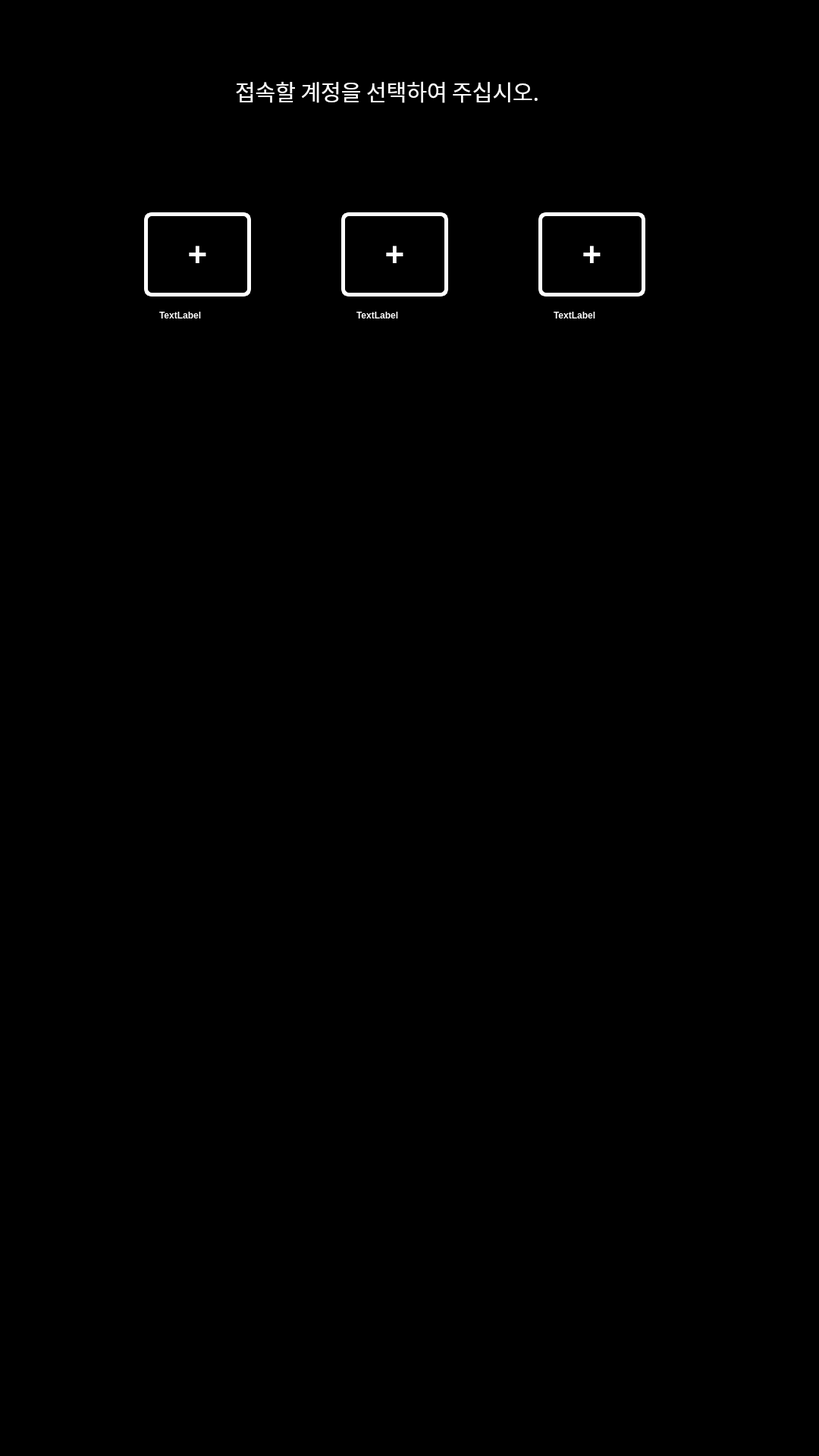
<?xml version="1.0" encoding="UTF-8"?>
<ui version="4.0">
 <class>MainWindow</class>
 <widget class="QMainWindow" name="MainWindow">
  <property name="geometry">
   <rect>
    <x>0</x>
    <y>0</y>
    <width>1080</width>
    <height>1920</height>
   </rect>
  </property>
  <property name="palette">
   <palette>
    <active>
     <colorrole role="Base">
      <brush brushstyle="SolidPattern">
       <color alpha="255">
        <red>255</red>
        <green>255</green>
        <blue>255</blue>
       </color>
      </brush>
     </colorrole>
     <colorrole role="Window">
      <brush brushstyle="SolidPattern">
       <color alpha="255">
        <red>0</red>
        <green>0</green>
        <blue>0</blue>
       </color>
      </brush>
     </colorrole>
    </active>
    <inactive>
     <colorrole role="Base">
      <brush brushstyle="SolidPattern">
       <color alpha="255">
        <red>255</red>
        <green>255</green>
        <blue>255</blue>
       </color>
      </brush>
     </colorrole>
     <colorrole role="Window">
      <brush brushstyle="SolidPattern">
       <color alpha="255">
        <red>0</red>
        <green>0</green>
        <blue>0</blue>
       </color>
      </brush>
     </colorrole>
    </inactive>
    <disabled>
     <colorrole role="Base">
      <brush brushstyle="SolidPattern">
       <color alpha="255">
        <red>0</red>
        <green>0</green>
        <blue>0</blue>
       </color>
      </brush>
     </colorrole>
     <colorrole role="Window">
      <brush brushstyle="SolidPattern">
       <color alpha="255">
        <red>0</red>
        <green>0</green>
        <blue>0</blue>
       </color>
      </brush>
     </colorrole>
    </disabled>
   </palette>
  </property>
  <property name="windowTitle">
   <string>Dialog</string>
  </property>
  <widget class="QWidget" name="mainpage">
   <widget class="QWidget" name="page1" native="true">
    <property name="geometry">
     <rect>
      <x>0</x>
      <y>0</y>
      <width>1080</width>
      <height>1920</height>
     </rect>
    </property>
    <widget class="QPushButton" name="pushButton">
     <property name="geometry">
      <rect>
       <x>190</x>
       <y>280</y>
       <width>141</width>
       <height>111</height>
      </rect>
     </property>
     <property name="styleSheet">
      <string notr="true">color: white;
background-color: black;
border: 5px solid white;
font-size: 44px;
font-weight: bold;
border-radius: 10px;
</string>
     </property>
     <property name="text">
      <string>+</string>
     </property>
    </widget>
    <widget class="QPushButton" name="pushButton_2">
     <property name="geometry">
      <rect>
       <x>450</x>
       <y>280</y>
       <width>141</width>
       <height>111</height>
      </rect>
     </property>
     <property name="styleSheet">
      <string notr="true">color: white;
background-color: black;
border: 5px solid white;
font-size: 44px;
font-weight: bold;
border-radius: 10px;
</string>
     </property>
     <property name="text">
      <string>+</string>
     </property>
    </widget>
    <widget class="QPushButton" name="pushButton_3">
     <property name="geometry">
      <rect>
       <x>710</x>
       <y>280</y>
       <width>141</width>
       <height>111</height>
      </rect>
     </property>
     <property name="styleSheet">
      <string notr="true">color: white;
background-color: black;
border: 5px solid white;
font-size: 44px;
font-weight: bold;
border-radius: 10px;
</string>
     </property>
     <property name="text">
      <string>+</string>
     </property>
    </widget>
    <widget class="QLabel" name="label">
     <property name="geometry">
      <rect>
       <x>310</x>
       <y>90</y>
       <width>461</width>
       <height>61</height>
      </rect>
     </property>
     <property name="palette">
      <palette>
       <active>
        <colorrole role="WindowText">
         <brush brushstyle="SolidPattern">
          <color alpha="255">
           <red>255</red>
           <green>255</green>
           <blue>255</blue>
          </color>
         </brush>
        </colorrole>
       </active>
       <inactive>
        <colorrole role="WindowText">
         <brush brushstyle="SolidPattern">
          <color alpha="255">
           <red>255</red>
           <green>255</green>
           <blue>255</blue>
          </color>
         </brush>
        </colorrole>
       </inactive>
       <disabled>
        <colorrole role="WindowText">
         <brush brushstyle="SolidPattern">
          <color alpha="255">
           <red>120</red>
           <green>120</green>
           <blue>120</blue>
          </color>
         </brush>
        </colorrole>
       </disabled>
      </palette>
     </property>
     <property name="font">
      <font>
       <family>Agency FB</family>
       <pointsize>22</pointsize>
      </font>
     </property>
     <property name="text">
      <string>접속할 계정을 선택하여 주십시오.</string>
     </property>
    </widget>
    <widget class="QLabel" name="label_2">
     <property name="geometry">
      <rect>
       <x>210</x>
       <y>400</y>
       <width>101</width>
       <height>31</height>
      </rect>
     </property>
     <property name="styleSheet">
      <string notr="true">color: white;
background-color: black;
font-weight: bold;
</string>
     </property>
     <property name="text">
      <string>TextLabel</string>
     </property>
    </widget>
    <widget class="QLabel" name="label_3">
     <property name="geometry">
      <rect>
       <x>470</x>
       <y>400</y>
       <width>101</width>
       <height>31</height>
      </rect>
     </property>
     <property name="styleSheet">
      <string notr="true">color: white;
background-color: black;
font-weight: bold;
</string>
     </property>
     <property name="text">
      <string>TextLabel</string>
     </property>
    </widget>
    <widget class="QLabel" name="label_4">
     <property name="geometry">
      <rect>
       <x>730</x>
       <y>400</y>
       <width>101</width>
       <height>31</height>
      </rect>
     </property>
     <property name="styleSheet">
      <string notr="true">color: white;
background-color: black;
font-weight: bold;
</string>
     </property>
     <property name="text">
      <string>TextLabel</string>
     </property>
    </widget>
   </widget>
   <widget class="QWidget" name="page2" native="true">
    <property name="geometry">
     <rect>
      <x>1080</x>
      <y>0</y>
      <width>1080</width>
      <height>1920</height>
     </rect>
    </property>
    <widget class="QLabel" name="pwd">
     <property name="geometry">
      <rect>
       <x>270</x>
       <y>250</y>
       <width>531</width>
       <height>141</height>
      </rect>
     </property>
     <property name="styleSheet">
      <string notr="true">color: white;
background-color: black;
border: 5px solid white;
font-size: 50px;
font-weight: bold;
</string>
     </property>
     <property name="text">
      <string>gdgdgdgd</string>
     </property>
    </widget>
   </widget>
  </widget>
 </widget>
 <resources/>
 <connections/>
</ui>
